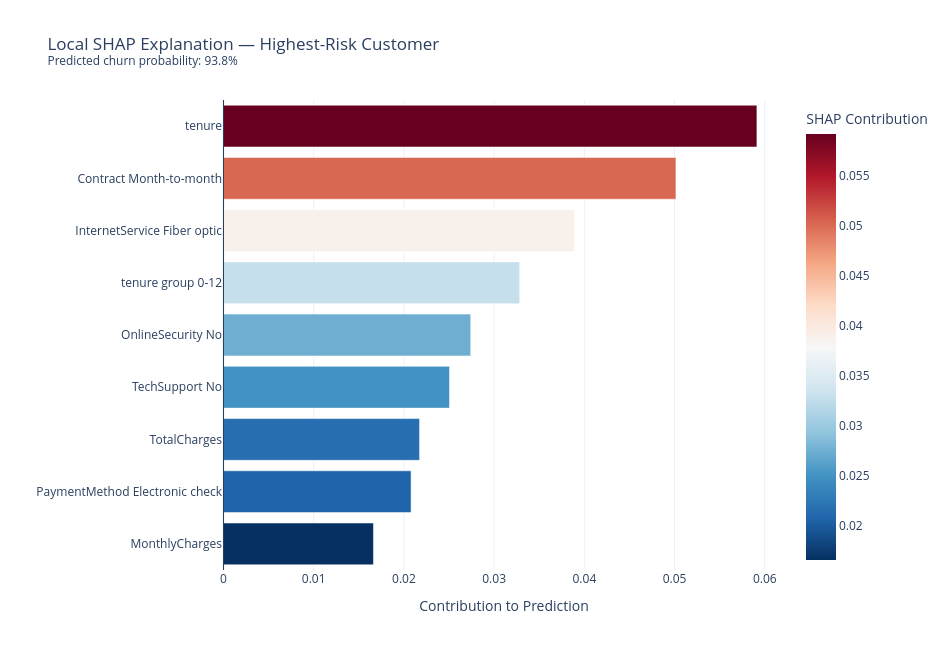

The cell this chart's notebook holds for it:
### Code cell
local_plot_df = (
    local_explanation[
        (local_explanation["Feature Value"] != 0) |
        (local_explanation["Feature"].isin(["tenure", "MonthlyCharges", "TotalCharges"]))
    ]
    .sort_values("SHAP Contribution")
)

fig = px.bar(
    local_plot_df,
    x="SHAP Contribution",
    y="Feature",
    orientation="h",
    color="SHAP Contribution",
    color_continuous_scale="RdBu_r",
    template="plotly_white",
    title=(
        "Local SHAP Explanation — Highest-Risk Customer"
        f"<br><sup>Predicted churn probability: {customer_probability:.1%}</sup>"
    )
)

fig.add_vline(x=0, line_width=1)

fig.update_layout(
    width=950,
    height=650,
    xaxis_title="Contribution to Prediction",
    yaxis_title=""
)

fig.show()

### Figure 1 — Plotly figure (JSON) as saved in the notebook; plotly's stock layout.template omitted (floating-point values rounded to 4 significant figures)
{"data": [{"hovertemplate": "SHAP Contribution=%{marker.color}<br>Feature=%{y}<extra></extra>", "legendgroup": "", "marker": {"color": [0.01662, 0.02079, 0.02173, 0.02505, 0.0274, 0.03283, 0.0389, 0.05015, 0.05913], "coloraxis": "coloraxis", "pattern": {"shape": ""}}, "name": "", "orientation": "h", "showlegend": false, "textposition": "auto", "type": "bar", "x": [0.01662, 0.02079, 0.02173, 0.02505, 0.0274, 0.03283, 0.0389, 0.05015, 0.05913], "xaxis": "x", "y": ["MonthlyCharges", "PaymentMethod Electronic check", "TotalCharges", "TechSupport No", "OnlineSecurity No", "tenure group 0-12", "InternetService Fiber optic", "Contract Month-to-month", "tenure"], "yaxis": "y"}], "layout": {"barmode": "relative", "coloraxis": {"colorbar": {"title": {"text": "SHAP Contribution"}}, "colorscale": [[0, "rgb(5,48,97)"], [0.1, "rgb(33,102,172)"], [0.2, "rgb(67,147,195)"], [0.3, "rgb(146,197,222)"], [0.4, "rgb(209,229,240)"], [0.5, "rgb(247,247,247)"], [0.6, "rgb(253,219,199)"], [0.7, "rgb(244,165,130)"], [0.8, "rgb(214,96,77)"], [0.9, "rgb(178,24,43)"], [1, "rgb(103,0,31)"]]}, "height": 650, "legend": {"tracegroupgap": 0}, "shapes": [{"line": {"width": 1}, "type": "line", "x0": 0, "x1": 0, "xref": "x", "y0": 0, "y1": 1, "yref": "y domain"}], "title": {"text": "Local SHAP Explanation — Highest-Risk Customer<br><sup>Predicted churn probability: 93.8%</sup>"}, "width": 950, "xaxis": {"anchor": "y", "domain": [0, 1], "title": {"text": "Contribution to Prediction"}}, "yaxis": {"anchor": "x", "domain": [0, 1], "title": {"text": ""}}}}
